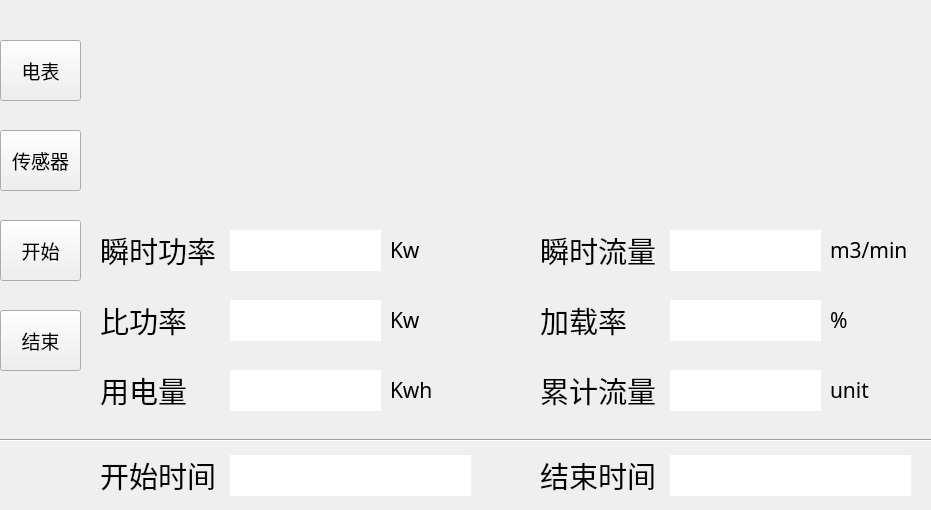
   <widget class="QWidget" name="widget_2" native="true">
    <property name="geometry">
     <rect>
      <x>0</x>
      <y>90</y>
      <width>931</width>
      <height>510</height>
     </rect>
    </property>
    <property name="font">
     <font>
      <pointsize>18</pointsize>
     </font>
    </property>
    <widget class="QLabel" name="label_IPower_name">
     <property name="geometry">
      <rect>
       <x>100</x>
       <y>230</y>
       <width>121</width>
       <height>40</height>
      </rect>
     </property>
     <property name="font">
      <font>
       <family>微软雅黑</family>
       <pointsize>22</pointsize>
      </font>
     </property>
     <property name="text">
      <string>瞬时功率</string>
     </property>
    </widget>
    <widget class="QLabel" name="label_Power_name">
     <property name="geometry">
      <rect>
       <x>100</x>
       <y>370</y>
       <width>121</width>
       <height>40</height>
      </rect>
     </property>
     <property name="font">
      <font>
       <family>微软雅黑</family>
       <pointsize>22</pointsize>
      </font>
     </property>
     <property name="text">
      <string>用电量</string>
     </property>
    </widget>
    <widget class="QLabel" name="label_power_content">
     <property name="geometry">
      <rect>
       <x>230</x>
       <y>370</y>
       <width>151</width>
       <height>41</height>
      </rect>
     </property>
     <property name="font">
      <font>
       <family>微软雅黑</family>
       <pointsize>20</pointsize>
      </font>
     </property>
     <property name="styleSheet">
      <string notr="true">background-color: rgb(255, 255, 255);</string>
     </property>
     <property name="text">
      <string/>
     </property>
    </widget>
    <widget class="Line" name="line_2">
     <property name="geometry">
      <rect>
       <x>0</x>
       <y>435</y>
       <width>1061</width>
       <height>10</height>
      </rect>
     </property>
     <property name="orientation">
      <enum>Qt::Horizontal</enum>
     </property>
    </widget>
    <widget class="QLabel" name="label_IPower_name_3">
     <property name="geometry">
      <rect>
       <x>540</x>
       <y>370</y>
       <width>121</width>
       <height>40</height>
      </rect>
     </property>
     <property name="font">
      <font>
       <family>微软雅黑</family>
       <pointsize>22</pointsize>
      </font>
     </property>
     <property name="text">
      <string>累计流量</string>
     </property>
    </widget>
    <widget class="QLabel" name="label_IPower_content">
     <property name="geometry">
      <rect>
       <x>230</x>
       <y>230</y>
       <width>151</width>
       <height>41</height>
      </rect>
     </property>
     <property name="font">
      <font>
       <family>微软雅黑</family>
       <pointsize>20</pointsize>
      </font>
     </property>
     <property name="styleSheet">
      <string notr="true">background-color: rgb(255, 255, 255);</string>
     </property>
     <property name="text">
      <string/>
     </property>
    </widget>
    <widget class="QLabel" name="label_flow_content">
     <property name="geometry">
      <rect>
       <x>670</x>
       <y>370</y>
       <width>151</width>
       <height>41</height>
      </rect>
     </property>
     <property name="font">
      <font>
       <family>微软雅黑</family>
       <pointsize>20</pointsize>
      </font>
     </property>
     <property name="styleSheet">
      <string notr="true">background-color: rgb(255, 255, 255);</string>
     </property>
     <property name="text">
      <string/>
     </property>
    </widget>
    <widget class="QLabel" name="label_IPower_name_2">
     <property name="geometry">
      <rect>
       <x>540</x>
       <y>230</y>
       <width>121</width>
       <height>40</height>
      </rect>
     </property>
     <property name="font">
      <font>
       <family>微软雅黑</family>
       <pointsize>22</pointsize>
      </font>
     </property>
     <property name="text">
      <string>瞬时流量</string>
     </property>
    </widget>
    <widget class="QLabel" name="label_IFlow_content">
     <property name="geometry">
      <rect>
       <x>670</x>
       <y>230</y>
       <width>151</width>
       <height>41</height>
      </rect>
     </property>
     <property name="font">
      <font>
       <family>微软雅黑</family>
       <pointsize>20</pointsize>
      </font>
     </property>
     <property name="styleSheet">
      <string notr="true">background-color: rgb(255, 255, 255);</string>
     </property>
     <property name="text">
      <string/>
     </property>
    </widget>
    <widget class="QLabel" name="label_IPower_name_13">
     <property name="geometry">
      <rect>
       <x>100</x>
       <y>455</y>
       <width>121</width>
       <height>40</height>
      </rect>
     </property>
     <property name="font">
      <font>
       <family>微软雅黑</family>
       <pointsize>22</pointsize>
      </font>
     </property>
     <property name="text">
      <string>开始时间</string>
     </property>
    </widget>
    <widget class="QLabel" name="label_start_time_content">
     <property name="geometry">
      <rect>
       <x>230</x>
       <y>455</y>
       <width>241</width>
       <height>41</height>
      </rect>
     </property>
     <property name="font">
      <font>
       <family>微软雅黑</family>
       <pointsize>18</pointsize>
      </font>
     </property>
     <property name="styleSheet">
      <string notr="true">background-color: rgb(255, 255, 255);</string>
     </property>
     <property name="text">
      <string/>
     </property>
    </widget>
    <widget class="QLabel" name="label_IPower_name_14">
     <property name="geometry">
      <rect>
       <x>540</x>
       <y>455</y>
       <width>121</width>
       <height>40</height>
      </rect>
     </property>
     <property name="font">
      <font>
       <family>微软雅黑</family>
       <pointsize>22</pointsize>
      </font>
     </property>
     <property name="text">
      <string>结束时间</string>
     </property>
    </widget>
    <widget class="QLabel" name="label_end_time_content">
     <property name="geometry">
      <rect>
       <x>670</x>
       <y>455</y>
       <width>241</width>
       <height>41</height>
      </rect>
     </property>
     <property name="font">
      <font>
       <family>微软雅黑</family>
       <pointsize>18</pointsize>
      </font>
     </property>
     <property name="styleSheet">
      <string notr="true">background-color: rgb(255, 255, 255);</string>
     </property>
     <property name="text">
      <string/>
     </property>
    </widget>
    <widget class="QPushButton" name="pushButton_6">
     <property name="geometry">
      <rect>
       <x>0</x>
       <y>40</y>
       <width>81</width>
       <height>61</height>
      </rect>
     </property>
     <property name="font">
      <font>
       <family>微软雅黑</family>
       <pointsize>14</pointsize>
      </font>
     </property>
     <property name="styleSheet">
      <string notr="true">border-image: url(:/new/prefix1/btn.qss);</string>
     </property>
     <property name="text">
      <string>电表</string>
     </property>
    </widget>
    <widget class="QPushButton" name="pushButton_7">
     <property name="geometry">
      <rect>
       <x>0</x>
       <y>130</y>
       <width>81</width>
       <height>61</height>
      </rect>
     </property>
     <property name="font">
      <font>
       <family>微软雅黑</family>
       <pointsize>14</pointsize>
      </font>
     </property>
     <property name="styleSheet">
      <string notr="true">border-image: url(:/new/prefix1/btn.qss);</string>
     </property>
     <property name="text">
      <string>传感器</string>
     </property>
    </widget>
    <widget class="QLabel" name="label_IPower_name_46">
     <property name="geometry">
      <rect>
       <x>540</x>
       <y>300</y>
       <width>121</width>
       <height>40</height>
      </rect>
     </property>
     <property name="font">
      <font>
       <family>微软雅黑</family>
       <pointsize>22</pointsize>
      </font>
     </property>
     <property name="text">
      <string>加载率</string>
     </property>
    </widget>
    <widget class="QLabel" name="label_loding_rate_content">
     <property name="geometry">
      <rect>
       <x>670</x>
       <y>300</y>
       <width>151</width>
       <height>41</height>
      </rect>
     </property>
     <property name="font">
      <font>
       <family>微软雅黑</family>
       <pointsize>20</pointsize>
      </font>
     </property>
     <property name="styleSheet">
      <string notr="true">background-color: rgb(255, 255, 255);</string>
     </property>
     <property name="text">
      <string/>
     </property>
    </widget>
    <widget class="QLabel" name="label_Power_name_3">
     <property name="geometry">
      <rect>
       <x>100</x>
       <y>300</y>
       <width>131</width>
       <height>40</height>
      </rect>
     </property>
     <property name="font">
      <font>
       <family>微软雅黑</family>
       <pointsize>22</pointsize>
      </font>
     </property>
     <property name="text">
      <string>比功率</string>
     </property>
    </widget>
    <widget class="QLabel" name="label_power_radio_content">
     <property name="geometry">
      <rect>
       <x>230</x>
       <y>300</y>
       <width>151</width>
       <height>41</height>
      </rect>
     </property>
     <property name="font">
      <font>
       <family>微软雅黑</family>
       <pointsize>20</pointsize>
      </font>
     </property>
     <property name="styleSheet">
      <string notr="true">background-color: rgb(255, 255, 255);</string>
     </property>
     <property name="text">
      <string/>
     </property>
    </widget>
    <widget class="QLabel" name="label_IPower_name_22">
     <property name="geometry">
      <rect>
       <x>390</x>
       <y>230</y>
       <width>51</width>
       <height>40</height>
      </rect>
     </property>
     <property name="font">
      <font>
       <family>微软雅黑</family>
       <pointsize>16</pointsize>
      </font>
     </property>
     <property name="text">
      <string>Kw</string>
     </property>
    </widget>
    <widget class="QLabel" name="label_IPower_name_54">
     <property name="geometry">
      <rect>
       <x>390</x>
       <y>370</y>
       <width>51</width>
       <height>40</height>
      </rect>
     </property>
     <property name="font">
      <font>
       <family>微软雅黑</family>
       <pointsize>16</pointsize>
      </font>
     </property>
     <property name="text">
      <string>Kwh</string>
     </property>
    </widget>
    <widget class="QLabel" name="label_VSP_1">
     <property name="geometry">
      <rect>
       <x>390</x>
       <y>300</y>
       <width>131</width>
       <height>40</height>
      </rect>
     </property>
     <property name="font">
      <font>
       <family>微软雅黑</family>
       <pointsize>16</pointsize>
      </font>
     </property>
     <property name="text">
      <string>Kw</string>
     </property>
    </widget>
    <widget class="QLabel" name="label_flow_unit">
     <property name="geometry">
      <rect>
       <x>830</x>
       <y>230</y>
       <width>91</width>
       <height>40</height>
      </rect>
     </property>
     <property name="font">
      <font>
       <family>微软雅黑</family>
       <pointsize>16</pointsize>
      </font>
     </property>
     <property name="text">
      <string>m3/min</string>
     </property>
    </widget>
    <widget class="QLabel" name="label_acc_flow_unit">
     <property name="geometry">
      <rect>
       <x>830</x>
       <y>370</y>
       <width>51</width>
       <height>40</height>
      </rect>
     </property>
     <property name="font">
      <font>
       <family>微软雅黑</family>
       <pointsize>16</pointsize>
      </font>
     </property>
     <property name="text">
      <string>unit</string>
     </property>
    </widget>
    <widget class="QLabel" name="label_flow_unit_3">
     <property name="geometry">
      <rect>
       <x>830</x>
       <y>300</y>
       <width>51</width>
       <height>40</height>
      </rect>
     </property>
     <property name="font">
      <font>
       <family>微软雅黑</family>
       <pointsize>16</pointsize>
      </font>
     </property>
     <property name="text">
      <string>%</string>
     </property>
    </widget>
    <widget class="QPushButton" name="pushButton_3">
     <property name="geometry">
      <rect>
       <x>0</x>
       <y>220</y>
       <width>81</width>
       <height>61</height>
      </rect>
     </property>
     <property name="font">
      <font>
       <family>微软雅黑</family>
       <pointsize>14</pointsize>
      </font>
     </property>
     <property name="text">
      <string>开始</string>
     </property>
    </widget>
    <widget class="QPushButton" name="pushButton_4">
     <property name="geometry">
      <rect>
       <x>0</x>
       <y>310</y>
       <width>81</width>
       <height>61</height>
      </rect>
     </property>
     <property name="font">
      <font>
       <family>微软雅黑</family>
       <pointsize>14</pointsize>
      </font>
     </property>
     <property name="text">
      <string>结束</string>
     </property>
    </widget>
    <zorder>label_IPower_name</zorder>
    <zorder>label_Power_name</zorder>
    <zorder>label_power_content</zorder>
    <zorder>line_2</zorder>
    <zorder>label_IPower_name_3</zorder>
    <zorder>label_flow_content</zorder>
    <zorder>label_IPower_name_2</zorder>
    <zorder>label_IFlow_content</zorder>
    <zorder>label_IPower_name_13</zorder>
    <zorder>label_start_time_content</zorder>
    <zorder>label_IPower_name_14</zorder>
    <zorder>label_end_time_content</zorder>
    <zorder>pushButton_6</zorder>
    <zorder>pushButton_7</zorder>
    <zorder>label_IPower_name_46</zorder>
    <zorder>label_loding_rate_content</zorder>
    <zorder>label_Power_name_3</zorder>
    <zorder>label_power_radio_content</zorder>
    <zorder>label_IPower_content</zorder>
    <zorder>label_IPower_name_22</zorder>
    <zorder>label_IPower_name_54</zorder>
    <zorder>label_VSP_1</zorder>
    <zorder>label_flow_unit</zorder>
    <zorder>label_acc_flow_unit</zorder>
    <zorder>label_flow_unit_3</zorder>
    <zorder>pushButton_3</zorder>
    <zorder>pushButton_4</zorder>
   </widget>
